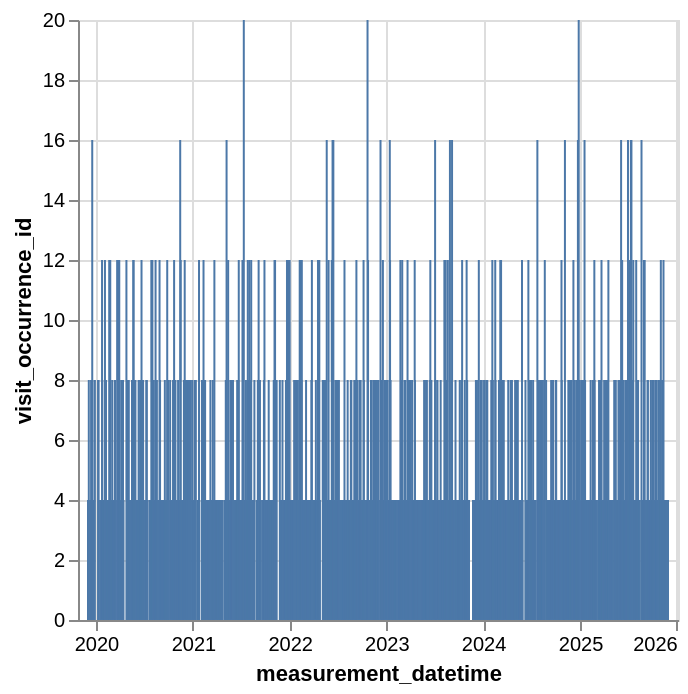

The code cell stored with this chart in its notebook:
### Code cell
alt.Chart(measurement_summary).mark_bar(size=1).encode(
    alt.X('measurement_datetime:T', scale=alt.Scale(padding=5)),
    y='visit_occurrence_id:Q'
)

### Figure 1 — Vega-Lite specification as saved in the notebook (floating-point values rounded to 4 significant figures; data arrays with more than 128 entries replaced by an {"elided": "..."} marker saying what was removed)
{"config": {"view": {"continuousWidth": 300, "continuousHeight": 300}}, "data": {"name": "data-80b0f7d6f44fe0e3e4351fdf8db7481b"}, "mark": {"type": "bar", "size": 1}, "encoding": {"x": {"field": "measurement_datetime", "scale": {"padding": 5}, "type": "temporal"}, "y": {"field": "visit_occurrence_id", "type": "quantitative"}}, "$schema": "https://vega.github.io/schema/vega-lite/v6.4.1.json", "datasets": {"data-80b0f7d6f44fe0e3e4351fdf8db7481b": {"elided": "1056 records"}}}
